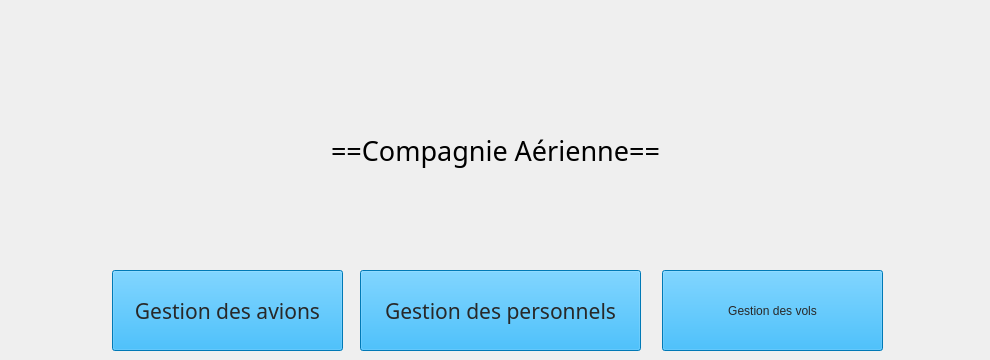
    <widget class="QWidget" name="acceuil">
     <widget class="QPushButton" name="GestPers">
      <property name="geometry">
       <rect>
        <x>360</x>
        <y>270</y>
        <width>281</width>
        <height>81</height>
       </rect>
      </property>
      <property name="font">
       <font>
        <family>Arial Rounded MT Bold</family>
        <pointsize>16</pointsize>
        <weight>50</weight>
        <italic>false</italic>
        <bold>false</bold>
       </font>
      </property>
      <property name="cursor">
       <cursorShape>PointingHandCursor</cursorShape>
      </property>
      <property name="styleSheet">
       <string notr="true">background-color: rgb(0, 170, 255);
color: rgb(40, 40, 40);
font: 16pt &quot;Arial Rounded MT Bold&quot;;
</string>
      </property>
      <property name="text">
       <string>Gestion des personnels</string>
      </property>
     </widget>
     <widget class="QLabel" name="label">
      <property name="geometry">
       <rect>
        <x>320</x>
        <y>120</y>
        <width>351</width>
        <height>61</height>
       </rect>
      </property>
      <property name="font">
       <font>
        <family>Arial Rounded MT Bold</family>
        <pointsize>20</pointsize>
        <weight>50</weight>
        <italic>false</italic>
        <bold>false</bold>
       </font>
      </property>
      <property name="styleSheet">
       <string notr="true">font: 20pt &quot;Arial Rounded MT Bold&quot;;</string>
      </property>
      <property name="text">
       <string>==Compagnie Aérienne==</string>
      </property>
      <property name="alignment">
       <set>Qt::AlignCenter</set>
      </property>
     </widget>
     <widget class="QPushButton" name="GestVol">
      <property name="geometry">
       <rect>
        <x>662</x>
        <y>270</y>
        <width>221</width>
        <height>81</height>
       </rect>
      </property>
      <property name="cursor">
       <cursorShape>PointingHandCursor</cursorShape>
      </property>
      <property name="styleSheet">
       <string notr="true">background-color: rgb(0, 170, 255);
color: rgb(40, 40, 40);
font: 16pt &quot;Arial Rounded MT Bold&quot;;</string>
      </property>
      <property name="text">
       <string>Gestion des vols</string>
      </property>
     </widget>
     <widget class="QPushButton" name="GestAvion">
      <property name="geometry">
       <rect>
        <x>112</x>
        <y>270</y>
        <width>231</width>
        <height>81</height>
       </rect>
      </property>
      <property name="font">
       <font>
        <family>Arial Rounded MT Bold</family>
        <pointsize>16</pointsize>
        <weight>50</weight>
        <italic>false</italic>
        <bold>false</bold>
       </font>
      </property>
      <property name="cursor">
       <cursorShape>PointingHandCursor</cursorShape>
      </property>
      <property name="whatsThis">
       <string>&lt;html&gt;&lt;head/&gt;&lt;body&gt;&lt;img hrf=&quot;file:///C:/Users/Gatien/Documents/Nouveau dossier/air-freight.png&quot;&gt;&lt;/body&gt;&lt;/html&gt;</string>
      </property>
      <property name="styleSheet">
       <string notr="true">background-color: rgb(0, 170, 255);
color: rgb(40, 40, 40);
font: 16pt &quot;Arial Rounded MT Bold&quot;;</string>
      </property>
      <property name="text">
       <string>Gestion des avions</string>
      </property>
     </widget>
     <widget class="QLabel" name="back">
      <property name="geometry">
       <rect>
        <x>60</x>
        <y>10</y>
        <width>251</width>
        <height>221</height>
       </rect>
      </property>
      <property name="text">
       <string/>
      </property>
      <property name="pixmap">
       <pixmap>../image/fly.png</pixmap>
      </property>
      <property name="scaledContents">
       <bool>true</bool>
      </property>
     </widget>
     <widget class="QPushButton" name="pushButton_9">
      <property name="geometry">
       <rect>
        <x>940</x>
        <y>20</y>
        <width>41</width>
        <height>41</height>
       </rect>
      </property>
      <property name="cursor">
       <cursorShape>PointingHandCursor</cursorShape>
      </property>
      <property name="styleSheet">
       <string notr="true">border:none;</string>
      </property>
      <property name="text">
       <string/>
      </property>
      <property name="icon">
       <iconset>
        <normaloff>../image/se-deconnecter.png</normaloff>../image/se-deconnecter.png</iconset>
      </property>
      <property name="iconSize">
       <size>
        <width>40</width>
        <height>40</height>
       </size>
      </property>
     </widget>
     <zorder>back</zorder>
     <zorder>label</zorder>
     <zorder>GestPers</zorder>
     <zorder>GestVol</zorder>
     <zorder>GestAvion</zorder>
     <zorder>pushButton_9</zorder>
    </widget>
